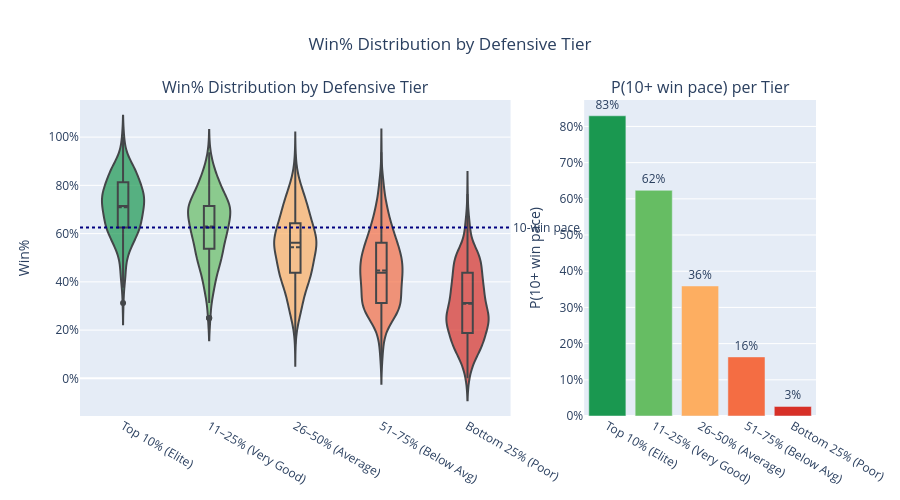

The notebook cell this image was saved under:
### Markdown cell above
---
# Chart 1 — Win% Distribution by Defensive Tier

Split all team-seasons into five defensive tiers and show the win% distribution for each. The tier labels show what % of teams in that tier reached 10+ wins.

### Code cell
TIER_CUTS = [0, 0.10, 0.25, 0.50, 0.75, 1.01]
TIER_LABELS = ['Top 10%\n(Elite)', '11–25%\n(Very Good)', '26–50%\n(Average)', '51–75%\n(Below Avg)', 'Bottom 25%\n(Poor)']
TIER_COLORS = ['#1a9850', '#66bd63', '#fdae61', '#f46d43', '#d73027']

plot_tier = joined[joined['def_pts_norm'].notna() & joined['win_pct'].notna()].copy()
plot_tier['tier'] = pd.cut(plot_tier['def_pts_norm'], bins=TIER_CUTS, labels=TIER_LABELS, right=False)

fig_dist = make_subplots(
    rows=1, cols=2,
    subplot_titles=['Win% Distribution by Defensive Tier', 'P(10+ win pace) per Tier'],
    column_widths=[0.65, 0.35],
)

for i, (tier, color) in enumerate(zip(TIER_LABELS, TIER_COLORS)):
    subset = plot_tier[plot_tier['tier'] == tier]['win_pct'].dropna()
    p10 = (subset >= 0.625).mean()
    hover_v = [f'{tier.replace(chr(10)," ")} — {pct:.1%}' for pct in subset]
    fig_dist.add_trace(go.Violin(
        x=[tier.replace('\n', ' ')] * len(subset),
        y=subset,
        box_visible=True,
        meanline_visible=True,
        fillcolor=color,
        opacity=0.7,
        line_color='black',
        name=tier.replace('\n', ' '),
        hovertext=hover_v, hoverinfo='text',
        showlegend=False,
    ), row=1, col=1)

    # Bar for p10
    fig_dist.add_trace(go.Bar(
        x=[tier.replace('\n', ' ')],
        y=[p10],
        marker_color=color,
        text=[f'{p10:.0%}'],
        textposition='outside',
        showlegend=False,
        name=tier.replace('\n', ' '),
        hovertemplate=f'{tier.replace(chr(10)," ")}<br>P(10+ wins): {p10:.1%}<extra></extra>',
    ), row=1, col=2)

fig_dist.add_hline(y=0.625, line_dash='dot', line_color='navy', line_width=2,
                   annotation_text='10-win pace', annotation_position='right',
                   row=1, col=1)

fig_dist.update_yaxes(title_text='Win%', tickformat='.0%', row=1, col=1)
fig_dist.update_yaxes(title_text='P(10+ win pace)', tickformat='.0%', row=1, col=2)
fig_dist.update_layout(
    title=dict(text='Win% Distribution by Defensive Tier', x=0.5),
    height=500,
    hovermode='closest',
)
fig_dist.show()

print('\nTier breakdown:')
for tier in TIER_LABELS:
    s = plot_tier[plot_tier['tier'] == tier]
    print(f'  {tier.replace(chr(10)," "):22s}  n={len(s):4d}  avg win%={s.win_pct.mean():.1%}  '
          f'10+ wins={( s.win_pct>=0.625).mean():.0%}  '
          f'Won SB={(s.sb_result=="Won Super Bowl").mean():.1%}')

### Figure 1 — Plotly figure (JSON) as saved in the notebook; plotly's stock layout.template omitted (floating-point values rounded to 4 significant figures; data arrays with more than 128 entries replaced by an {"elided": "..."} marker saying what was removed)
{"data": [{"box": {"visible": true}, "fillcolor": "#1a9850", "hoverinfo": "text", "hovertext": {"elided": "211 str values"}, "line": {"color": "black"}, "meanline": {"visible": true}, "name": "Top 10% (Elite)", "opacity": 0.7, "showlegend": false, "type": "violin", "x": {"elided": "211 str values"}, "xaxis": "x", "y": {"elided": "211 float values"}, "yaxis": "y"}, {"hovertemplate": "Top 10% (Elite)<br>P(10+ wins): 82.9%<extra></extra>", "marker": {"color": "#1a9850"}, "name": "Top 10% (Elite)", "showlegend": false, "text": ["83%"], "textposition": "outside", "type": "bar", "x": ["Top 10% (Elite)"], "xaxis": "x2", "y": [0.8294], "yaxis": "y2"}, {"box": {"visible": true}, "fillcolor": "#66bd63", "hoverinfo": "text", "hovertext": {"elided": "247 str values"}, "line": {"color": "black"}, "meanline": {"visible": true}, "name": "11–25% (Very Good)", "opacity": 0.7, "showlegend": false, "type": "violin", "x": {"elided": "247 str values"}, "xaxis": "x", "y": {"elided": "247 float values"}, "yaxis": "y"}, {"hovertemplate": "11–25% (Very Good)<br>P(10+ wins): 62.3%<extra></extra>", "marker": {"color": "#66bd63"}, "name": "11–25% (Very Good)", "showlegend": false, "text": ["62%"], "textposition": "outside", "type": "bar", "x": ["11–25% (Very Good)"], "xaxis": "x2", "y": [0.6235], "yaxis": "y2"}, {"box": {"visible": true}, "fillcolor": "#fdae61", "hoverinfo": "text", "hovertext": {"elided": "437 str values"}, "line": {"color": "black"}, "meanline": {"visible": true}, "name": "26–50% (Average)", "opacity": 0.7, "showlegend": false, "type": "violin", "x": {"elided": "437 str values"}, "xaxis": "x", "y": {"elided": "437 float values"}, "yaxis": "y"}, {"hovertemplate": "26–50% (Average)<br>P(10+ wins): 35.9%<extra></extra>", "marker": {"color": "#fdae61"}, "name": "26–50% (Average)", "showlegend": false, "text": ["36%"], "textposition": "outside", "type": "bar", "x": ["26–50% (Average)"], "xaxis": "x2", "y": [0.3593], "yaxis": "y2"}, {"box": {"visible": true}, "fillcolor": "#f46d43", "hoverinfo": "text", "hovertext": {"elided": "435 str values"}, "line": {"color": "black"}, "meanline": {"visible": true}, "name": "51–75% (Below Avg)", "opacity": 0.7, "showlegend": false, "type": "violin", "x": {"elided": "435 str values"}, "xaxis": "x", "y": {"elided": "435 float values"}, "yaxis": "y"}, {"hovertemplate": "51–75% (Below Avg)<br>P(10+ wins): 16.3%<extra></extra>", "marker": {"color": "#f46d43"}, "name": "51–75% (Below Avg)", "showlegend": false, "text": ["16%"], "textposition": "outside", "type": "bar", "x": ["51–75% (Below Avg)"], "xaxis": "x2", "y": [0.1632], "yaxis": "y2"}, {"box": {"visible": true}, "fillcolor": "#d73027", "hoverinfo": "text", "hovertext": {"elided": "453 str values"}, "line": {"color": "black"}, "meanline": {"visible": true}, "name": "Bottom 25% (Poor)", "opacity": 0.7, "showlegend": false, "type": "violin", "x": {"elided": "453 str values"}, "xaxis": "x", "y": {"elided": "453 float values"}, "yaxis": "y"}, {"hovertemplate": "Bottom 25% (Poor)<br>P(10+ wins): 2.6%<extra></extra>", "marker": {"color": "#d73027"}, "name": "Bottom 25% (Poor)", "showlegend": false, "text": ["3%"], "textposition": "outside", "type": "bar", "x": ["Bottom 25% (Poor)"], "xaxis": "x2", "y": [0.02649], "yaxis": "y2"}], "layout": {"annotations": [{"font": {"size": 16}, "showarrow": false, "text": "Win% Distribution by Defensive Tier", "x": 0.2925, "xanchor": "center", "xref": "paper", "y": 1, "yanchor": "bottom", "yref": "paper"}, {"font": {"size": 16}, "showarrow": false, "text": "P(10+ win pace) per Tier", "x": 0.8425, "xanchor": "center", "xref": "paper", "y": 1, "yanchor": "bottom", "yref": "paper"}, {"showarrow": false, "text": "10-win pace", "x": 1, "xanchor": "left", "xref": "x domain", "y": 0.625, "yanchor": "middle", "yref": "y"}], "height": 500, "hovermode": "closest", "shapes": [{"line": {"color": "navy", "dash": "dot", "width": 2}, "type": "line", "x0": 0, "x1": 1, "xref": "x domain", "y0": 0.625, "y1": 0.625, "yref": "y"}], "title": {"text": "Win% Distribution by Defensive Tier", "x": 0.5}, "xaxis": {"anchor": "y", "domain": [0, 0.585]}, "xaxis2": {"anchor": "y2", "domain": [0.685, 1]}, "yaxis": {"anchor": "x", "domain": [0, 1], "tickformat": ".0%", "title": {"text": "Win%"}}, "yaxis2": {"anchor": "x2", "domain": [0, 1], "tickformat": ".0%", "title": {"text": "P(10+ win pace)"}}}}
